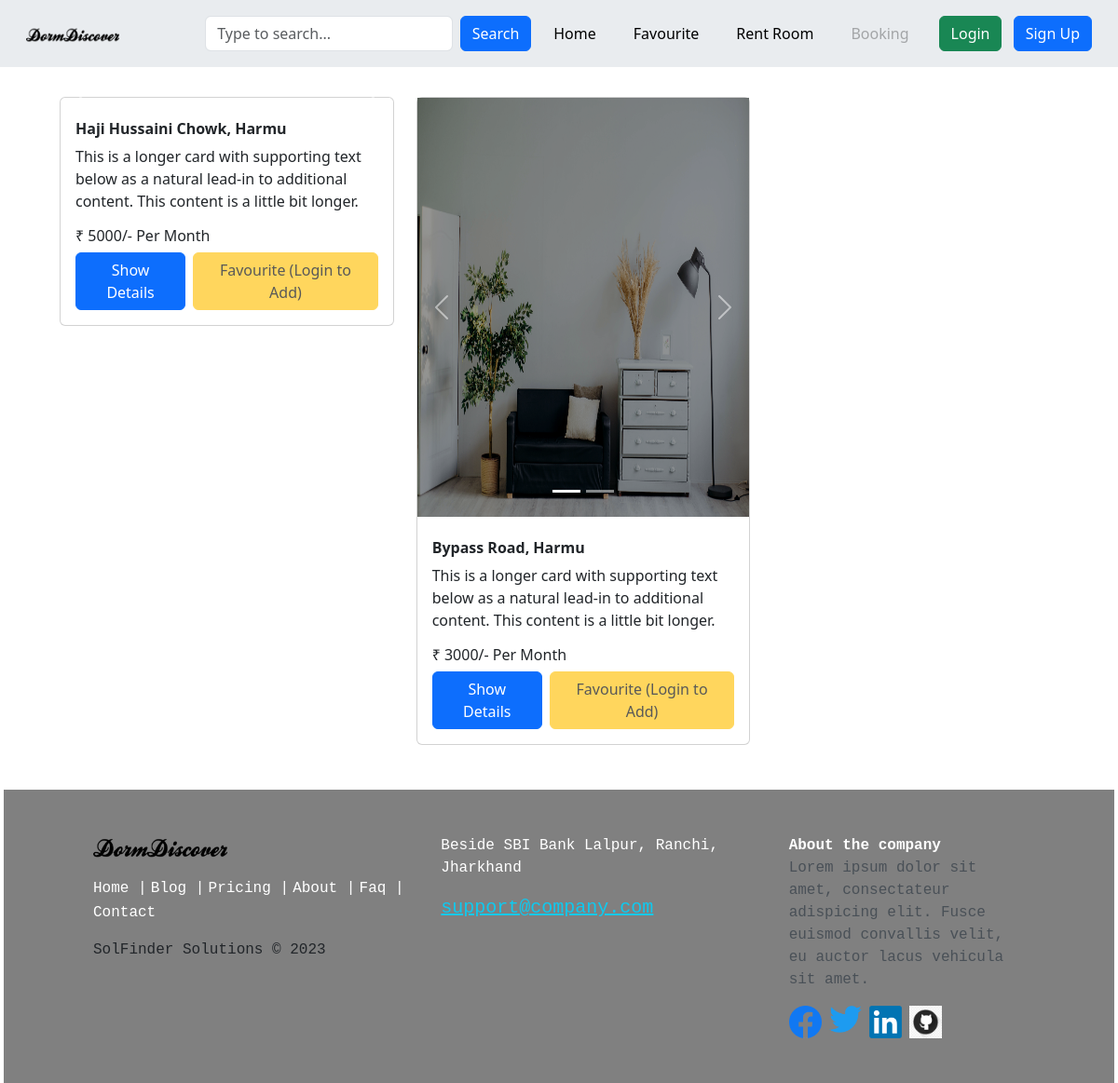
Page /rooms.php?area_id=1 on the committed database.
### tables this page shows
CREATE TABLE `rooms` (
  `room_id` varchar(50) NOT NULL,
  `address` varchar(255) NOT NULL,
  `areaId` int(10) NOT NULL,
  `price` int(10) NOT NULL,
  `user_id` int(10) NOT NULL,
  `singleRoom` varchar(5) NOT NULL,
  `attach_bathroom` varchar(5) NOT NULL,
  `room_available` varchar(5) NOT NULL
);

CREATE TABLE `arearnc` (
  `areaId` int(10) NOT NULL,
  `area_name` varchar(255) NOT NULL,
  `areaCode` int(40) DEFAULT NULL
);

### partials/models/fetch_area.php (called while the page is built)
<?php
$sql_area = "SELECT area_name FROM arearnc WHERE areaId =' $area_id' ";
$result2 = mysqli_query($conn, $sql_area);
$area_row = mysqli_fetch_assoc($result2);
$areaname = $area_row['area_name'];

### rooms.php (the view, shortened to what this page needs)
<?php
require "partials/_DBConnect.php";
require "partials/_navbar.php";
$isLogin = false;
?>
<!DOCTYPE html>
<html lang="en">
<head>
    <link href="https://cdn.jsdelivr.net/npm/bootstrap@5.3.0/dist/css/bootstrap.min.css" rel="stylesheet">
    <link rel="stylesheet" href="partials/css/rooms.css">
</head>
<body>
    <div class="container-fluid ">
        <div class="row" id="card_row">
            <?php
            $area_id = $_GET['area_id'];
            $sql = 'SELECT * FROM rooms WHERE areaId =' . $area_id;
            $result = mysqli_query($conn, $sql);
            $row_Count = mysqli_num_rows($result);
            include "partials/models/fetch_area.php";
            if ($row_Count > 0) {
                $count = 1;
                while ($row = mysqli_fetch_assoc($result)) {
                    $address = $row['address'];
                    $price = $row['price'];
                    $room_id = $row['room_id'];
                    $imageDirectory = "img/roomImage/$room_id/";
                    echo '<div class="col-lg-4 col-md-4 col-sm-6 mt-4  col-xxl-3"  >
                        <div class="card c-item">
                            <div id="carouselExampleIndicators-' . $count . '" class="carousel slide carousel-fade">
                                <div class="carousel-indicators"> ';
                    $imageFiles = scandir($imageDirectory);
                    $imageCount = count($imageFiles) - 2;
                    for ($i = 0; $i < $imageCount; $i++) {
                        echo '<button type="button" data-bs-target="#carouselExampleIndicators-' . $count . '" data-bs-slide-to="' . $i . '" ' . ($i === 0 ? 'class="active" aria-current="true"' : '') . ' aria-label="Slide ' . ($i + 1) . '"></button>';
                    }
                    echo '</div>
                                <div class="carousel-inner">';
                    $firstImage = true;
                    foreach ($imageFiles as $imageFile) {
                        $imagePath = $imageDirectory . $imageFile;
                        $imageExtension = strtolower(pathinfo($imagePath, PATHINFO_EXTENSION));
                        if (in_array($imageExtension, array('jpg', 'jpeg', 'png', 'gif'))) {
                            echo '<div class="carousel-item ' . ($firstImage ? 'active' : '') . ' c-item">
                                            <img src="' . $imagePath . '" class="d-block w-100 c-img" alt="Image">
                                        </div>';
                            $firstImage = false;
                        }
                    }
                    echo ' </div>
                                <button class="carousel-control-prev" type="button" data-bs-target="#carouselExampleIndicators-' . $count . '" data-bs-slide="prev">
                                    <span class="carousel-control-prev-icon" aria-hidden="true"></span>
                                    <span class="visually-hidden">Previous</span>
                                </button>
                                <button class="carousel-control-next" type="button" data-bs-target="#carouselExampleIndicators-' . $count . '" data-bs-slide="next">
                                    <span class="carousel-control-next-icon" aria-hidden="true"></span>
                                    <span class="visually-hidden">Next</span>
                                </button>
                            </div>
                            <div class="card-body" id="content-wrapper">
                                <h6 class="card-subtitle mt-2 mb-2 text-body-dark"><strong>' . $address . ', ' . $areaname . '</strong></h6>
                                <p class="card-text">This is a longer card with supporting text below as a natural lead-in to additional content. This content is a little bit longer.</p>
                                <h6 class="card-title text-bold">&#x20B9; ' . $price . '/- Per Month</h6>
                                <div class="d-lg-flex">
                                <a href="room_desc.php?room_id=' . $room_id . '" class="btn btn-primary scroolPos">Show Details </a>';
                    if ($isLogin) {
                        $user_id = $_SESSION['user_id'];
                        $check_fav = "SELECT * FROM favourite WHERE user_id = '$user_id' AND room_id = '$room_id'";
                        $fav_result = mysqli_query($conn, $check_fav);
                        $fav_rows = mysqli_num_rows($fav_result);
                        if ($fav_rows > 0) {
                            echo '  <a href="#" class="btn btn-warning ms-2 disabled">Already in Favourite</a>
                                </div>';
                        } else {
                            echo '  <a href="partials/models/add_favourite.php?room_id=' . $room_id . '&redirect=' . $_SERVER['REQUEST_URI'] . '" class="btn btn-outline-warning ms-2 scroolPos" >Add to Favourite</a>
                                </div>';
                        }
                    } else {
                        echo '<a href="#" class="btn btn-warning disabled ms-2">Favourite (Login to Add)</a>
                        </div>';
                    }
                    echo '</div>
                          </div>
                          </div>';
                    $count++;
                }
            }
            ?>
        </div>
    </div>
    <?php include "partials/footer.php"; ?>
</body>
</html>

### partials/css/navbar.css (style rules this page uses)
.c-item { height: 450px; }
.c-img { height: 100%; object-fit:fill; filter: brightness(0.6); }

### partials/css/rooms.css (style rules this page uses)
.c-img { height: 100%; width: 100%; object-fit: fill; filter: brightness(0.6); }
#card_row { margin-top: 80px; margin-left: 40px; }

### rows in the picture
rooms: address "Haji Hussaini Chowk", areaId.area_name "Harmu", price "5000"
rooms: room_id (picture), address "Bypass Road", areaId.area_name "Harmu", price "3000"
